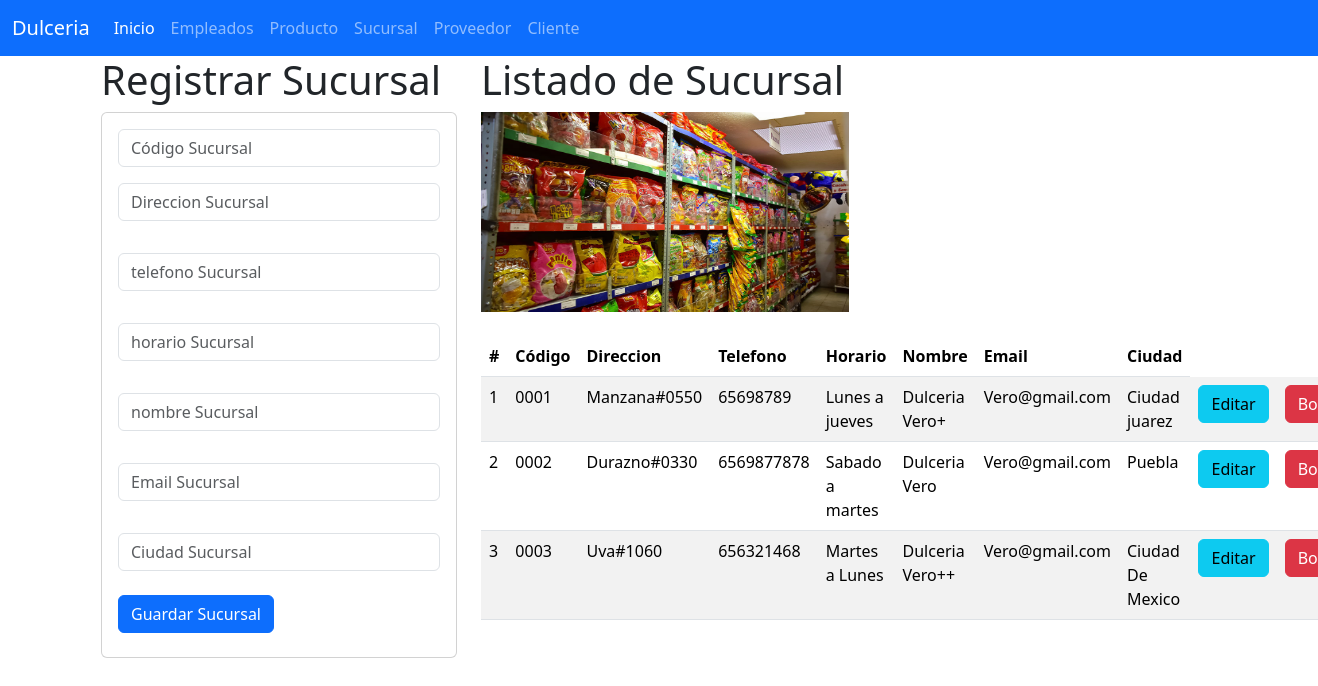
The page /Sucursal on the database its author committed.
### sucursal_app/models.py (models this page shows, shortened)
class Sucursal(models.Model):
    codigo=models.CharField(primary_key=True,max_length=6)
    direccion=models.CharField(max_length=100)
    telefono=models.CharField(max_length=100)
    horario=models.CharField(max_length=100)
    nombre=models.CharField(max_length=100)
    email=models.CharField(max_length=100)
    ciudad=models.CharField(max_length=100)

### sucursal_app/views.py (the view)
# urls.py: path("Sucursal",views.inicio_vista, name="Sucursal"),
def inicio_vista(request):
    lossucursales=Sucursal.objects.all()
    return render(request,"gestionarSucursal.html",{"missucursales":lossucursales})

### sucursal_app/templates/gestionarSucursal.html (shortened to what this page needs)
{% extends "base.html" %}
{% block cuerpo %}
{% load static %}
<div class="row">
  <div class="col-sm-12 col-md-4 col-lg-4 xl-4">
    <h1>Registrar Sucursal</h1>
    <div class="card">
      <div class="card-body">
        <form action="registrarSucursal/" method="POST">
          <div class="form-group">
            <input type="text" id="txtcodigo" name="txtcodigo" class="form-control"
            placeholder="Código Sucursal" minlength="1" maxlength="6" required>
          </div>
          <div class="form-group py-3">
            <input type="text" id="txtdireccion" name="txtdireccion" class="form-control"
            placeholder="Direccion Sucursal" maxlength="100" required>
          </div>
          <div class="form-group py-3">
            <input type="text" id="txttelefono" name="txttelefono" class="form-control"
            placeholder="telefono Sucursal" maxlength="100" required>
          </div>
          <div class="form-group py-3">
            <input type="text" id="txthorario" name="txthorario" class="form-control"
            placeholder="horario Sucursal" maxlength="100" required>
          </div>
          <div class="form-group py-3">
            <input type="text" id="txtnombre" name="txtnombre" class="form-control"
            placeholder="nombre Sucursal" maxlength="100" required>
          </div>
          <div class="form-group py-3">
            <input type="text" id="txtemail" name="txtemail" class="form-control"
            placeholder="Email Sucursal" maxlength="100" required>
          </div>
          <div class="form-group py-3">
            <input type="text" id="txtciudad" name="txtciudad" class="form-control"
            placeholder="Ciudad Sucursal" maxlength="100" required>
          </div>
          <div class="form-group py-2">
            <button type="submit" class="btn btn-primary">Guardar Sucursal</button>
          </div>
        </form>
      </div>
    </div>
  </div>
<div class="col-sm-12 col-md-8 col-lg-8 xl-8">
  <h1>Listado de Sucursal</h1>
  <img class="w-50" src="{% static "img/dulceria.jpg" %}" alt="miguel" width="100" height="200"/>
  <br>
  <br>
  <table class="table table-striped">
    <thead>
      <tr>
        <th scope="col">#</th>
        <th scope="col">Código</th>
        <th scope="col">Direccion</th>
        <th scope="col">Telefono</th>
        <th scope="col">Horario</th>
        <th scope="col">Nombre</th>
        <th scope="col">Email</th>
        <th scope="col">Ciudad</th>
      </tr>
    </thead>
    <tbody>
      {% for m in missucursales %}
      <tr>
        <td>{{ forloop.counter }}</td>
        <td>{{ m.codigo }}</td>
        <td>{{ m.direccion }}</td>
        <td>{{ m.telefono }}</td>
        <td>{{ m.horario }}</td>
        <td>{{ m.nombre}}</td>
        <td>{{ m.email}}</td>
        <td>{{ m.ciudad}}</td>
        <td><a href="seleccionarSucursal/{{ m.codigo }}" class="btn btn-info">Editar</a></td>
        <td><a href="borrarSucursal/{{ m.codigo }}" class="btn btn-danger">Borrar</a></td>
      </tr>
      {% endfor %}
    </tbody>
  </table>
</div>
</div>
{% endblock %}

### templates/base.html (shortened to what this page needs)
<!doctype html>
<html lang="es">
    <head>
    <link href="https://cdn.jsdelivr.net/npm/bootstrap@5.3.3/dist/css/bootstrap.min.css" rel="stylesheet">
    </head>
    <body>
<nav class="navbar navbar-expand-lg bg-primary"  data-bs-theme="dark">
    <div class="container-fluid">
      <a class="navbar-brand" href="#/">Dulceria</a>
      <div class="collapse navbar-collapse" id="navbarNav">
        <ul class="navbar-nav">
          <li class="nav-item">
            <a class="nav-link active" aria-current="page" href="/">Inicio</a>
          </li>
          <li class="nav-item">
            <a class="nav-link" href="{% url 'Empleado' %}">Empleados</a>
          </li>
          <li class="nav-item">
            <a class="nav-link" href="{% url 'Producto' %}">Producto</a>
          </li>
          <li class="nav-item">
            <a class="nav-link" href="{% url 'Sucursal' %}">Sucursal</a>
          </li>
          <li class="nav-item">
            <a class="nav-link" href="{% url 'Proveedor' %}">Proveedor</a>
          </li>
          <li class="nav-item">
            <a class="nav-link" href="{% url 'Cliente' %}">Cliente</a>
          </li>
        </ul>
      </div>
    </div>
  </nav>
    <div class="container">
        {% block cuerpo %}
        {% endblock %}
    </div>
    </body>
</html>

### rows shown on the page
Sucursal: codigo "0001", direccion "Manzana#0550", telefono "65698789", horario "Lunes a jueves", nombre "Dulceria Vero+", email "Vero@gmail.com", ciudad "Ciudad juarez"
Sucursal: codigo "0002", direccion "Durazno#0330", telefono "6569877878", horario "Sabado a martes", nombre "Dulceria Vero", email "Vero@gmail.com", ciudad "Puebla"
Sucursal: codigo "0003", direccion "Uva#1060", telefono "656321468", horario "Martes a Lunes", nombre "Dulceria Vero++", email "Vero@gmail.com", ciudad "Ciudad De Mexico"
